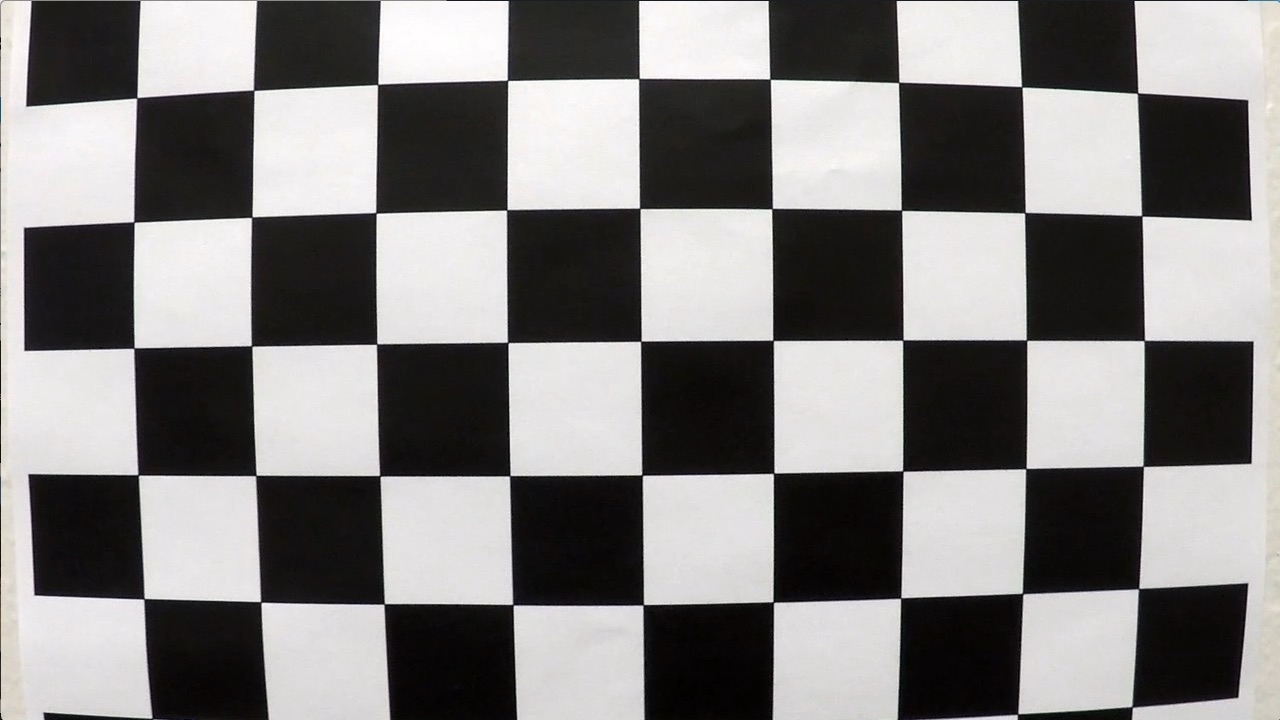
#> input picture CarND-P4-Advanced-Lane-Lines/camera_cal/calibration1.jpg, 1280 x 720 px; its folder holds only this picture in this run
$ jupyter execute --allow-errors 06_advanced_lane_finding.ipynb   (shell and % lines are left out)   (older library calls are emulated)
#> lines starting #> are read from the running program, lines starting #| are printed output that depends on the picture; after the words box and inside, x2 and y2 are one past the last pixel; in counts of white or black regions, pixels touching at a corner belong together
# Advance lane finding
In the last two notebooks (4 & 5) we have looked at

* camera calibration and correcting distortion
* perspective transform
* gradient threshold
* color threshold

In this notebook, we go through a pipeline using above technique to detect lane line. The pipeline has following steps

1. camera calibration
2. distortion correction
3. color & gradient threshold: filter useful information
4. perspective transform: view image in a bird's eye view perspective
5. find the lines using **sliding-window-search**
6. measure curvature and car position

First, let's import some modules

[cell 1]
import numpy as np
import cv2
import matplotlib.pyplot as plt
import matplotlib.image as mpimg
import glob

## Camera calibration & distortion correction
Let's start with camera calibration

[cell 2]
calib_imgs = glob.glob('CarND-P4-Advanced-Lane-Lines/camera_cal/calibration*.jpg')
calib_imgs = np.sort(calib_imgs)
img0 = mpimg.imread(calib_imgs[0])
#> img0 is the input picture: shape (720, 1280, 3); mean R, G, B 130.1, 128.4, 127.8

# get image shape
H, W, C = img0.shape
#> H = 720; W = 1280; C = 3
IMG_CV_SHAPE = (W, H)
#> IMG_CV_SHAPE = (1280, 720)

_ = plt.imshow(img0)
_ = plt.title('Image shape {}'.format(IMG_CV_SHAPE), fontsize=20)

[cell 3]
# find conners and draw conners on the image
def find_corners(bgr, nx, ny):
    gray = cv2.cvtColor(bgr, cv2.COLOR_BGR2GRAY)
    #print (gray.shape, gray.shape[::-1])
    ret, corners = cv2.findChessboardCorners(gray, (nx, ny), None)
    # cv2.drawChessboardCorners(rgb, (nx, ny), corners, ret)
    return ret, corners

def get_img_obj_points(imgs, nx, ny):
#> called with imgs = array of shape (1,), nx = 9, ny = 5
    imgs_points = []
    obj_points = []
    objp = np.zeros((nx*ny, 3), np.float32)
    objp[:,:2] = np.mgrid[0:nx,0:ny].T.reshape(-1,2)

    for img in imgs:
        bgr = cv2.imread(img)
        ret, conners = find_corners(bgr, nx, ny)
#> in find_corners, `ret, corners = cv2.findChessboardCorners(gray, (nx, ny), None)`: ret = True; corners = 45 rows, first 8: [137.5, 96.45], [253.6, 90.19], [377.5, 84.48], [506.8, 79.62], [639.6, 77.4], [770.5, 79.55], [899.2, 82.02], [1022.5, 87.62]
#> ret = True; conners has the same summary as corners in find_corners
        if (ret):
            imgs_points.append(conners)
            obj_points.append(objp)

    return imgs_points, obj_points

Nx = 9
Ny = 5
# get imgs points, object points then calibrate
imgs_points, obj_points = get_img_obj_points(calib_imgs, Nx, Ny)
#> imgs_points = 1 item; obj_points = 1 item
ret, mtx, dist, rvecs, tvecs = cv2.calibrateCamera(obj_points, imgs_points, IMG_CV_SHAPE, None, None)
#> ret = 1.12; mtx = [[2934.5, 0, 429.2], [0, 2989.2, 297], [0, 0, 1]]; dist = [[-1.34, -13.69, 0.0587, 0.136, 137.7]]; rvecs = ([0.111, -0.0758, -0.0108],); tvecs = ([-2.41, -1.6, 22.14],)

[cell 4]
def show_img(img, label, ax = None):
    '''
    this function show image & label
    '''
    if ax is None:
        fig = plt.figure()
        ax = fig.add_subplot(111)

    # draw image
    if label is not None:
        ax.text(5, -30, label, color='k',backgroundcolor='c', fontsize=10)

    ax.imshow(img)
    ax.axis('off')

def view_imgs(imgs, labels, figsize, multi_col = True, sharex = True, sharey = True):
    nrows = 1 if multi_col else len(labels)
    ncols = len(labels) if multi_col else 1
    fig, axes = plt.subplots(figsize= figsize, nrows=nrows, ncols=ncols, sharey=sharex, sharex=sharey)
    for i, ax in enumerate(axes.flatten()):
        show_img(imgs[i], labels[i], ax)

[cell 5]
undist_img = cv2.undistort(img0, mtx, dist, None, mtx)
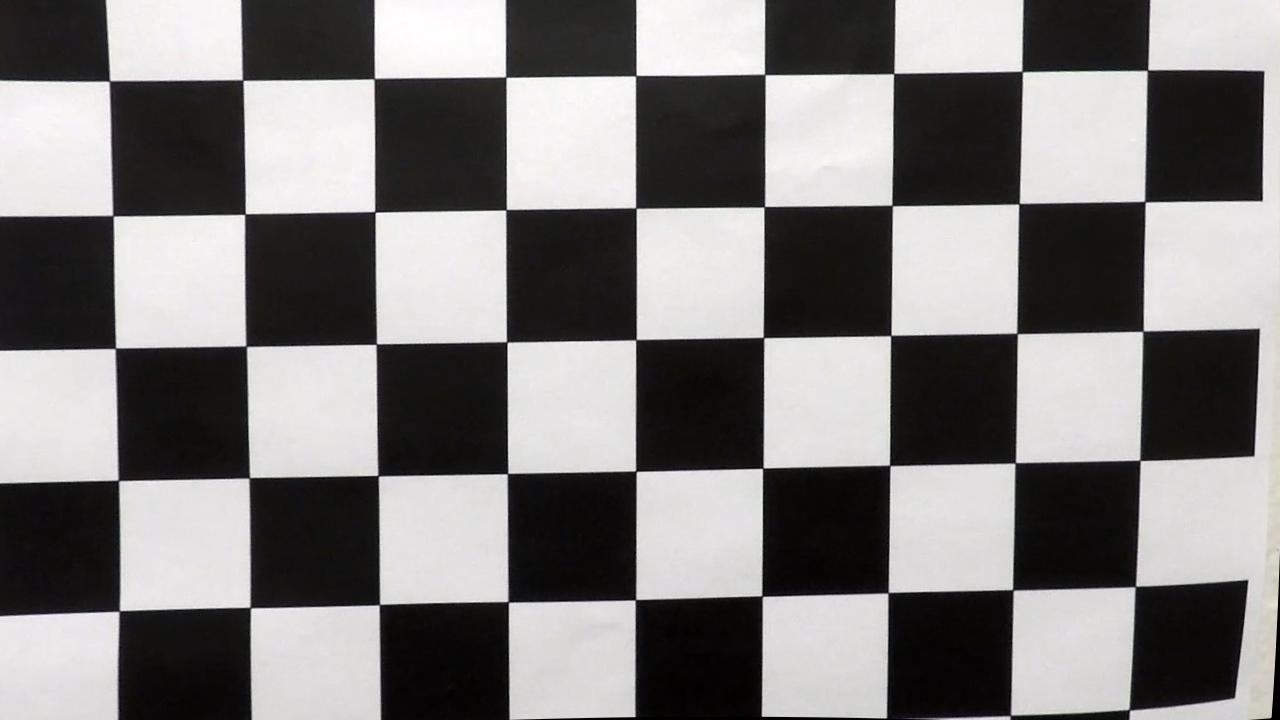
#> undist_img: shape (720, 1280, 3); mean R, G, B 127, 125.4, 124.9
ret, corners = find_corners(undist_img, Nx, Ny)
#> in find_corners (call 2), `ret, corners = cv2.findChessboardCorners(gray, (nx, ny), None)`: corners = 45 rows, first 8: [109.5, 81.02], [242.8, 80.2], [374.4, 78.61], [505.9, 77.02], [635.7, 75.69], [764.8, 74.44], [893.7, 73.56], [1022.2, 71.7]
#> ret = True
cv2.drawChessboardCorners(undist_img, (Nx, Ny), corners, ret)
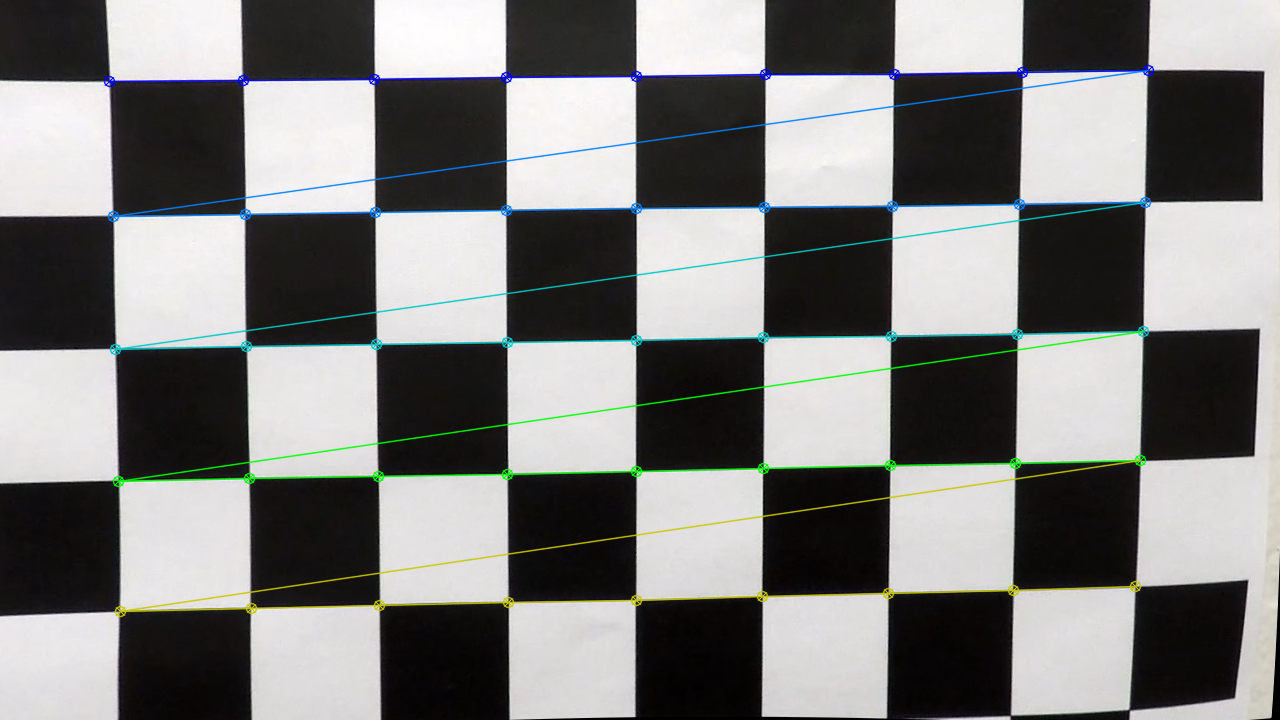
#> undist_img: shape (720, 1280, 3); 3.41% of pixels changed, all inside (x1, y1, x2, y2) = (103, 64, 1155, 618)
view_imgs([img0, undist_img], [None, None], (20,5))
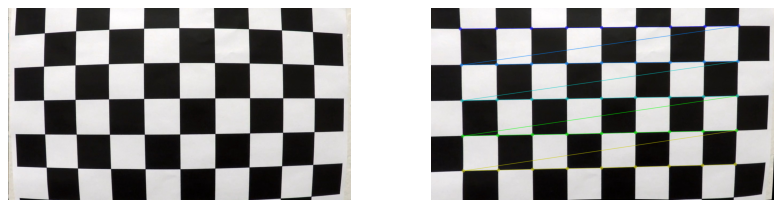
#> figure drawn by matplotlib, 2 panels

## Gradient and color threshold
Next we will use gradient/color threshold to create binary image.

[cell 6]
# Get road files
road_files = glob.glob('./CarND-P4-Advanced-Lane-Lines/test_images/*.jpg')
road_files = np.sort(road_files)
print(road_files)

# Load and correct it
#> (the rest of this cell did not finish here and is left out)

We implement the following threshold functions
* absolute Sobel threshold in x/y
* magniture Sobel threshold
* direction threshold
* color threshold using S-channel

[cell 7]
# [73 lines left out: functions abs_sobel_thresh, mag_thresh, dir_thresh, color_thresh, combined_threshold, not called in this run]

#> (the rest of this cell did not finish here and is left out)

## Perspective transform
The next step is to define four points lying along the lines that, after perspective transform, make the lines look straight and vertical from a bird's eye view perspective

[cell 8]
src_points = np.float32([(205, 720), (595,450), (685,450), (1110,720)])
dst_points = np.float32([(300, 720), (300, 0),  (950, 0),  (950, 720)])

# [17 lines left out: function view_presp_trans, not called in this run]

#> (the rest of this cell did not finish here and is left out)

#> (a cell that did not finish here is left out)

The perspective transform looks reasonable, so from now on we always use the same perspective transform defined in `P_M`

[cell 10]
P_M = cv2.getPerspectiveTransform(src_points, dst_points)

P_Minv = cv2.getPerspectiveTransform(dst_points, src_points)

## Finding the lines using sliding-window-search
Now, we will use the **sliding-window-search** technique to find the line. There are two approaches (all learnt from the project page)
* first one using histogram
* second one using convolution

### Lane-line search with histogram
We start with the transformed binary image, then look at a histogram of the bottom half of the image then we can take the peak of the left and right halves of the histogram as starting point for the left and right lines

#> (a cell that did not finish here is left out)

Using above starting point, we can use a sliding window placed around the line centers and follow the lines up to the top of the frame. Let's code it up in a function

#> (a cell that did not finish here is left out)

[cell 13]
# [114 lines left out: functions find_line1, visualize_lane_line, not called in this run]

#> (the rest of this cell did not finish here and is left out)

We can see the lane-line is reasonably well fitted. Now let's look at the second approach with convolution.

### Lane-line search with convolution
Another way to approach the sliding window histogram method is to apply a convolution, which will maximize the number of "hot" pixels in each window. A convolution is the summation of the product of two separate signals, in our case the window template and the vertical slice of the pixel image.

You slide your window template across the image from left to right and any overlapping values are summed together, creating the convolved signal. The peak of the convolved signal is where there was the highest overlap of pixels and the most likely position for the lane marker.

[cell 14]
# create some variable
window_width = 50
half_ww = window_width // 2
bottom_H = 3*H // 4
#> bottom_H = 540
window = np.ones(window_width)

# sum quarter bottom of image to get slice, could use a different ratio
#> (the rest of this cell did not finish here and is left out)
